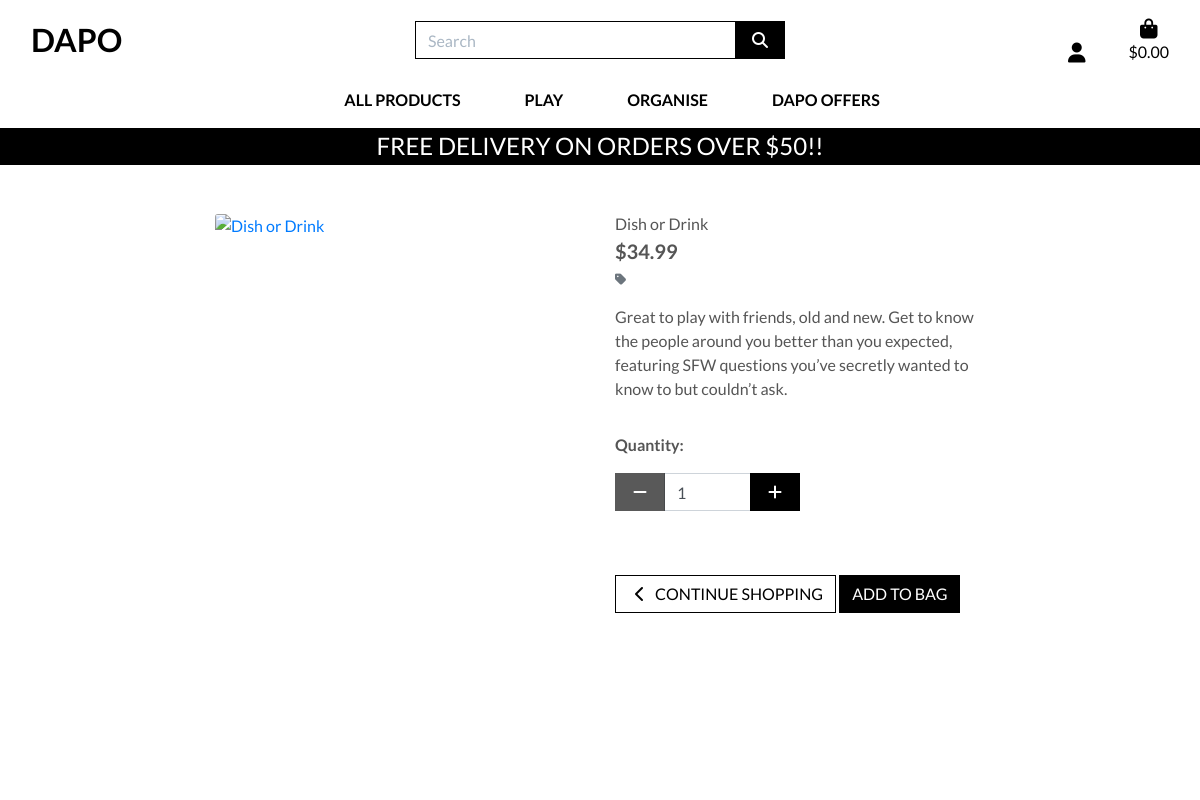
/products/1, run on the app's committed database.
### products/models.py (models this page shows, shortened)
class Product(models.Model):
    category = models.ForeignKey('Category', null=True, blank=True, on_delete=models.SET_NULL)
    sku = models.CharField(max_length=254, null=True, blank=True)
    name = models.CharField(max_length=254)
    description = models.TextField()
    price = models.DecimalField(max_digits=6, decimal_places=2)
    image_url = models.URLField(max_length=1024, null=True, blank=True)
    image = models.ImageField(null=True, blank=True)

### products/views.py (the view)
# urls.py: path('<product_id>', views.product_detail, name='product_detail'),
def product_detail(request, product_id):
    product = get_object_or_404(Product, pk=product_id)
    context = {
        'product': product,
    }
    return render(request, 'products/product_detail.html', context)

### bag/contexts.py (called while the page is built, shortened)
def bag_contents(request):
    bag_items = []
    total = 0
    product_count = 0
    bag = request.session.get('bag', {})
    if total < settings.FREE_DELIVERY_THRESHOLD:
        delivery = total * Decimal(settings.STANDARD_DELIVERY_PERCENTAGE / 100)
        free_delivery_delta = settings.FREE_DELIVERY_THRESHOLD - total
    else:
        delivery = 0
        free_delivery_delta = 0
    grand_total = delivery + total
    context = {
        'bag_items': bag_items,
        'total': total,
        'product_count': product_count,
        'delivery': delivery,
        'free_delivery_delta': free_delivery_delta,
        'free_delivery_threshold': settings.FREE_DELIVERY_THRESHOLD,
        'grand_total': grand_total,
    }
    return context

### products/templates/products/product_detail.html (shortened to what this page needs)
{% extends "base.html" %}
{% load static %}
{% block page_header %}
    <div class="container header-container">
    </div>
{% endblock %}
{% block content %}
    <div class="overlay"></div>
    <div class="container-fluid">
        <div class="row">
            <div class="col-12 col-md-6 col-lg-4 offset-lg-2">
                <div class="image-container my-5">
                    {% if product.image %}
                        <a href="{{ product.image.url }}" target="_blank">
                            <img class="card-img-top img-fluid" src="{{ product.image.url }}" alt="{{ product.name }}">
                        </a>
                        {% else %}
                        <a href="">
                            <img class="card-img-top img-fluid" src="{{ MEDIA_URL }}noimage.png" alt="{{ product.name }}">
                        </a>
                    {% endif %}
                </div>
            </div>
            <div class="col-12 col-md-6 col-lg-4">
                <div class="product-details-container mb-5 mt-md-5">
                    <p class="mb-0">{{ product.name }}</p>
                    <p class="lead mb-0 text-left font-weight-bold">${{ product.price }}</p>
                    {% if product.category %}
                    <p class="small mt-1 mb-0">
                        <a class="text-muted" href="{% url 'products' %}?category={{ product.category.name }}">
                            <i class="fas fa-tag mr-1"></i>{{ product.category.friendly_name }}
                        </a>
                    </p>
                    {% endif %}
                    <p class="mt-3">{{ product.description }}</p>
                    <form class="form" action="{% url 'add_to_bag' product.id %}" method="POST">
                        <div class="form-row">
                            {% with product.has_sizes as s %}
                            <div class="col-12">
                                <p class="mt-3"><strong>Quantity:</strong></p>
                                <div class="form-group w-50">
                                    <div class="input-group">
                                        <div class="input-group-prepend">
                                            <button class="decrement-qty btn btn-black rounded-0"
                                                data-item_id="{{ product.id }}" id="decrement-qty_{{ product.id }}">
                                                <span class="icon">
                                                    <i class="fas fa-minus"></i>
                                                </span>
                                            </button>
                                        </div>
                                        <input class="form-control qty_input" type="number"
                                            name="quantity" value="1" min="1" max="6"
                                            data-item_id="{{ product.id }}"
                                            id="id_qty_{{ product.id }}">
                                        <div class="input-group-append">
                                            <button class="increment-qty btn btn-black rounded-0"
                                                data-item_id="{{ product.id }}" id="increment-qty_{{ product.id }}">
                                                <span class="icon">
                                                    <i class="fas fa-plus"></i>
                                                </span>
                                            </button>
                                        </div>
                                    </div>
                                </div>
                            </div>
                            <div class="col{% if s %}-12 mt-2{% endif %}">
                                <a href="{% url 'products' %}" class="btn btn-outline-black rounded-0 mt-5">
                                    <span class="icon">
                                        <i class="fas fa-chevron-left"></i>
                                    </span>
                                    <span class="text-uppercase">Continue Shopping</span>
                                </a>
                                <input type="submit" class="btn btn-black rounded-0 text-uppercase mt-5" value="Add to Bag">
                            </div>
                            {% endwith %}
                        </div>
                    </form>
                </div>
            </div>
        </div>
    </div>
{% endblock %}

### templates/base.html (shortened to what this page needs)
{% load static %}
<!doctype html>
<html lang="en">
  <head>
    {% block corecss %}
    <link rel="stylesheet" href="https://stackpath.bootstrapcdn.com/bootstrap/4.4.1/css/bootstrap.min.css">
        <link rel="stylesheet" href="{% static 'css/base.css' %}">
    {% endblock %}
  </head>
  <body>
    <header class="container-fluid fixed-top">
        <div id="topnav" class="row bg-white pt-lg-2 d-none d-lg-flex">
            <div class="col-12 col-lg-4 my-auto py-1 py-lg-0 text-center text-lg-left">
                <a href="{% url 'home' %}" class="nav-link main-logo-link">
                    <h2 class="logo-font text-black my-0"><strong>DAPO</strong></h2>
                </a>
            </div>
            <div class="col-12 col-lg-4 my-auto py-1 py-lg-0">
                <form method="GET" action="{% url 'products' %}">
                    <div class="input-group w-100">
                        <input class="form-control border border-black rounded-0" type="text" name="q" placeholder="Search">
                        <div class="input-group-append">
                            <button class="form-control btn btn-black border border-black rounded-0" type="submit">
                                <span class="icon">
                                    <i class="fas fa-search"></i>
                                </span>
                            </button>
                        </div>
                    </div>
                </form>
            </div>
            <div class="col-12 col-lg-4 my-auto py-1 py-lg-0">
                <ul class="list-inline list-unstyled text-center text-lg-right my-0">
                    <li class="list-inline-item dropdown">
                        <a class="text-black nav-link" href="#" id="user-options" data-toggle="dropdown" aria-haspopup="true" aria-expanded="false">
                            <div class="text-center">
                                <div><i class="fas fa-user fa-lg"></i></div>
                            </div>
                        </a>
                    </li>
                    <li class="list-inline-item">
                        <a class="{% if grand_total %}text-info font-weight-bold{% else %}text-black{% endif %} nav-link" href="{% url 'view_bag' %}">
                            <div class="text-center">
                                <div><i class="fas fa-shopping-bag fa-lg"></i></div>
                                <p class="my-0">
                                    {% if grand_total %}
                                        ${{ grand_total|floatformat:2 }}
                                    {% else %}
                                        $0.00
                                    {% endif %}
                                </p>
                            </div>
                        </a>
                    </li>
                </ul>
            </div>
        </div>
        <div class="row bg-white">
            <nav class="navbar navbar-expand-lg navbar-light w-100">
                {% include 'includes/main-nav.html' %}
            </nav>
        </div>
        <div id="delivery-banner" class="row text-center">
            <div class="col bg-black text-white">
                <h4 class="logo-font my-1">Free delivery on orders over ${{ free_delivery_threshold }}!!</h4>
            </div>
        </div>
    </header>
    {% block page_header %}
    {% endblock %}
    {% block content %}
    {% endblock %}
  </body>
</html>

### templates/includes/main-nav.html (shortened to what this page needs)
<div class="collapse navbar-collapse" id="main-nav">
    <ul class="navbar-nav w-auto mx-auto">
        <li class="nav-item dropdown">
            <a class="logo-font font-weight-bold nav-link text-black mr-5" href="#" id="all-products-link" data-toggle="dropdown" aria-haspopup="true" aria-expanded="false">
                All Products
            </a>
        </li>
        <li class="nav-item dropdown">
            <a class="logo-font font-weight-bold nav-link text-black mr-5" href="#" id="play-link" data-toggle="dropdown" aria-haspopup="true" aria-expanded="false">
                Play
            </a>
        </li>
        <li class="nav-item dropdown">
            <a class="logo-font font-weight-bold nav-link text-black mr-5" href="#" id="organise-link" data-toggle="dropdown" aria-haspopup="true" aria-expanded="false">
                Organise
            </a>
        </li>
        <li class="nav-item dropdown">
            <a class="logo-font font-weight-bold nav-link text-black" href="#" id="offers-link" data-toggle="dropdown" aria-haspopup="true" aria-expanded="false">
                DAPO Offers
            </a>
        </li>
    </ul>
</div>

### static/css/base.css (style rules this page uses)
html { height: 100%; }
body { background: url(/media/Joyful-young-friends.jpg) no-repeat center center fixed; background-size: cover; height: calc(100vh - 164px); color: #555; font-family: 'Lato'; }
.icon { align-items: center; display: inline-flex; justify-content: center; height: 1.5rem; width: 1.5rem; }
.logo-font { text-transform: uppercase; }
.main-logo-link { width: fit-content; }
.btn-black { background: black; color: white; }
.btn-outline-black { background: white; color: black !important; border: 1px solid black; }
.text-black { color: #000 !important; }
.border-black { border: 1px solid black !important; }
.bg-black { background: #000 !important; }
.overlay { height: 100%; width: 100%; top: 0; left: 0; position: fixed; background: white; z-index: -1; }
input[name='q']::placeholder { color: #aab7c4; }
@media (min-width: 1200px) { .container { max-width: 80%; } }
@media (min-width: 992px) { .header-container { padding-top: 164px; } }

### data on the page
Product: name "Dish or Drink", price "34.99", description "Great to play with friends, old and new. Get to know the people around you better than you expected, featuring SFW questions you’ve secretly wanted to know to but couldn’t ask.", quantity "1"

### other printed values
{{ free_delivery_threshold }} "50"
